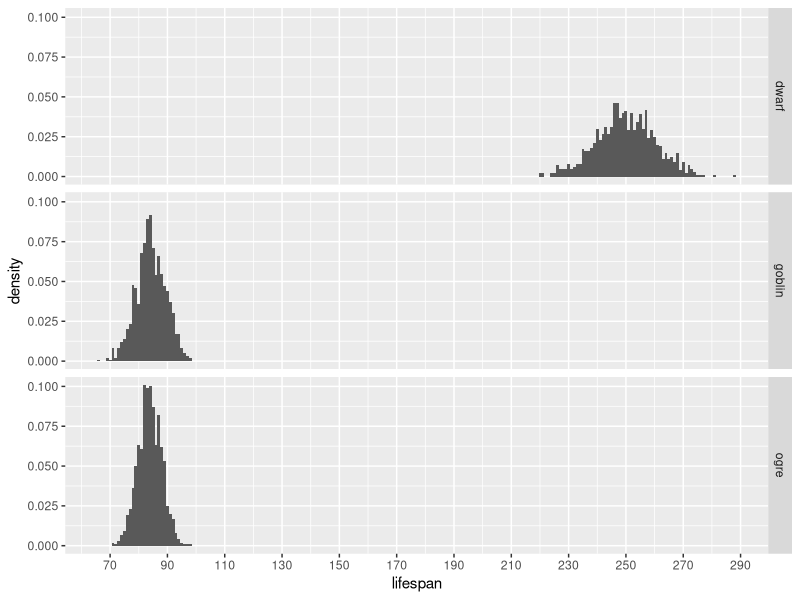
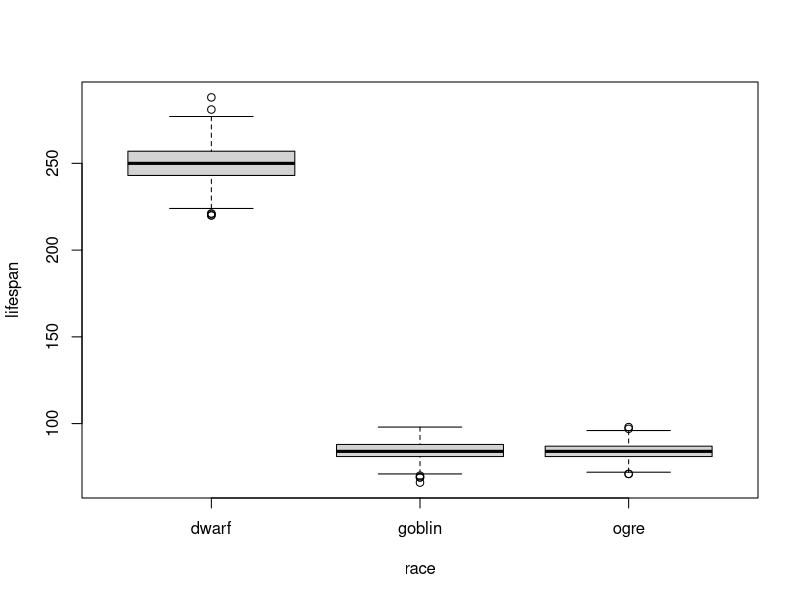

The R source for these figures, in order: (Note: this script raises an error after producing the figures.)
library(ggplot2)

set.seed(1)

# d - dwarves
# o - ogres
# g - goblins

m_d <- 250
m_o <- 83.9
m_g <- 84.1

sd_d <- 10
sd_o <- 4
sd_g <- 5

# ls - life span

sample_size = 1000

ls_d <- round(rnorm(n = sample_size, mean = m_d, sd = sd_d), 0)
ls_o <- round(rnorm(n = sample_size, mean = m_o, sd = sd_o), 0)
ls_g <- round(rnorm(n = sample_size, mean = m_g, sd = sd_g), 0)

# combine data
lifespan <- c(ls_d, ls_o, ls_g)
race <- c(rep("dwarf", sample_size), rep("ogre", sample_size), rep("goblin", sample_size))

creatures_data <- data.frame(lifespan, race)

# shuffle rows
creatures <- creatures_data[sample(1:dim(creatures_data)[1]), ]
row.names(creatures) <- NULL

# sneak peek
head(creatures)

dplyr::glimpse(creatures)

ggplot(creatures, aes(x = lifespan, y = ..density..)) +
    geom_histogram(binwidth = 1) +
    facet_grid(race ~ .) +
    scale_x_continuous(breaks = seq(from = 50, to = 290, by = 20))

boxplot(lifespan ~ race, data = creatures)

# check normality

shapiro.test(as.matrix(subset(creatures, race == "dwarf", select = "life_span")))
shapiro.test(as.matrix(subset(creatures, race == "ogre", select = "life_span")))
shapiro.test(as.matrix(subset(creatures, race == "goblin", select = "life_span")))

# one-way ANOVA

oneway.test(life_span ~ race, data = creatures)

oneway.test(life_span ~ race, data = subset(creatures, race != "dwarf"))

# We can conclude that life expectancy varies significantly across races.

# Kruskal-Wallis test
kruskal.test(life_span ~ race, data = creatures)
